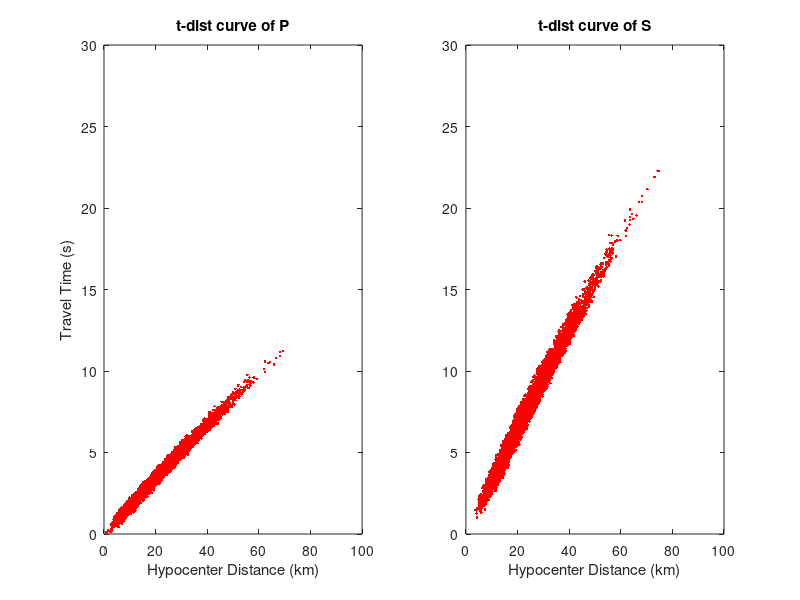

This chart was generated by the following MATLAB code:
close all;
clc
clear;
%
% plot travel time versus hypocenter distance.
% Input file: t_dist.dat
%
% M. Zhang modified from Hao Guo
%


%% separate P and S t-dist data.
t_d = load('t_dist.dat');
n1 = 0; n2 = 0;
for i = 1:length(t_d(:,1))
    if t_d(i,3)==1
        n1 = n1+1;
        t_d_P(n1,1) = t_d(i,1);
        t_d_P(n1,2) = t_d(i,2);
    elseif t_d(i,3)==2
        n2 = n2+1;
        t_d_S(n2,1) = t_d(i,1);
        t_d_S(n2,2) = t_d(i,2);
    end
end
%% plot t-dist curve of P wave
figure;
subplot(1,2,1);
plot(t_d_P(:,2),t_d_P(:,1),'r.');hold on;

axis([0 100 0 30]);
title('t-dist curve of P');
xlabel('Hypocenter Distance (km)');ylabel('Travel Time (s)');

%% plot t-dist curve of S wave
subplot(1,2,2); 
plot(t_d_S(:,2),t_d_S(:,1),'r.');hold on;

axis([0 100 0 30]);
title('t-dist curve of S');
xlabel('Hypocenter Distance (km)');
%print('-depsc2','t_dist','-r300');
saveas(gcf,'t_dist.pdf');
